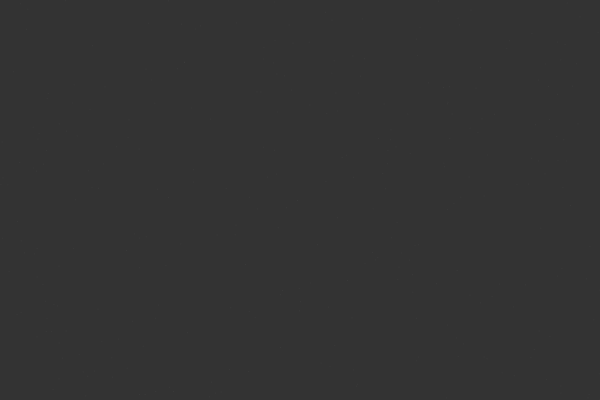
Frame 1 (no input)
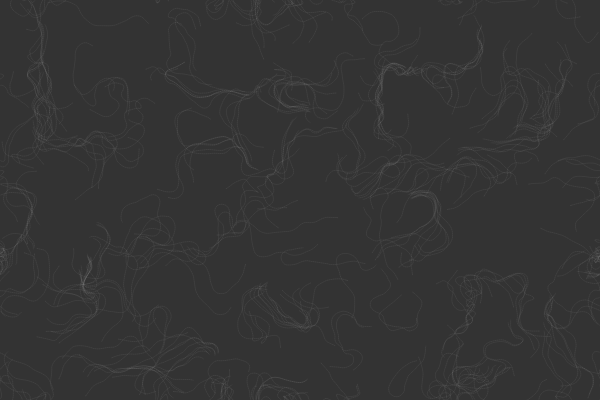
Frame 60 (no input)
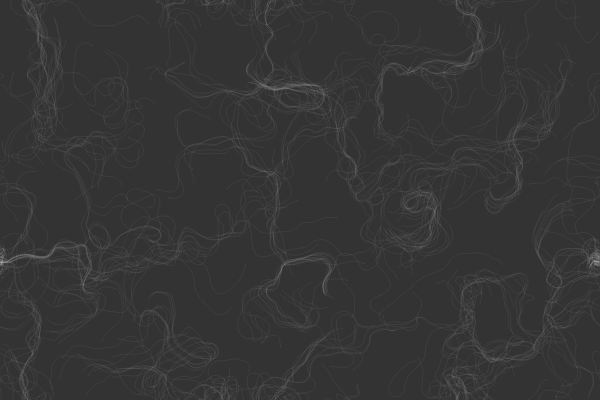
Frame 120 (the mouse pressed at the canvas centre since frame 60)

The p5.js sketch that drew these frames (run headless with seeded random() and noise() and a simulated clock; from frame 60 on, the mouse is pressed at the canvas centre):

// p5.js sketch
// ── sketch.js
let inc =0.1;
let scl =10;
let rows,cols;
let zoff=0;
let particles=[];
let flowfield;
class particle{
  constructor(){
    this.pos = createVector(random(width),random(height));
    this.vel = createVector(0,0);
    this.acc = createVector(0,0);
    this.maxspeed= 2;
    this.prevpos = this.pos.copy();
  }
  update(){
    this.pos.add(this.vel);
    this.vel.add(this.acc);
    this.vel.limit(this.maxspeed);
    this.acc.mult(0);
  }
  follow(vectors){
    let x = floor(this.pos.x/scl);
    let y = floor(this.pos.y/scl);
    let index = x+y*cols;
    var force = vectors[index];
    this.applyforce(force);
  }
  applyforce(force){
    this.acc.add(force);
  }
  show(){
    stroke(255,10);
    strokeWeight(1);
    line(this.pos.x,this.pos.y,this.prevpos.x,this.prevpos.y);
    //point(this.pos.x,this.pos.y);
    this.updatePrev();
  }
  updatePrev(){
    this.prevpos.x=this.pos.x;
    this.prevpos.y =this.pos.y;
  }
  edges() {
    if (this.pos.x > width) {
      this.pos.x = 0;
      this.updatePrev();
    }
    if (this.pos.x < 0) {
      this.pos.x = width;
      this.updatePrev();
    }
    if (this.pos.y > height) {
      this.pos.y = 0;
      this.updatePrev();
    }
    if (this.pos.y < 0) {
      this.pos.y = height;
      this.updatePrev();
    }

  }
}
function setup() {
  createCanvas(600,400);
  rows = floor(height/scl);
  cols = floor(width/scl);
  flowfield = new Array(rows*cols);
  for(var i=0;i<300;i++){
    particles.push(new particle());
  }
   background(51);
}

function draw() {
  let yoff = 0;
  for(var y=0;y<rows;y++){
    let xoff =0;
   for(var x=0 ;x<cols;x++){
     let index = (x+y*cols);
     let angle = noise(xoff,yoff,zoff)*TWO_PI*4;
     var v = p5.Vector.fromAngle(angle);
     v.setMag(0.8);
     flowfield[index]=v;
     xoff += inc;
     /* stroke(0);
     push();
     translate(x*scl,y*scl);
     rotate(v.heading());
     strokeWeight(1);
     line(0,0,scl,0);
     pop(); */
   }
    yoff += inc;
    zoff += 0.0003;
  }
  
  for(var i=0;i<300;i++){
    particles[i].follow(flowfield);
    particles[i].update();
    particles[i].show();
    particles[i].edges();
  }
  

  
  
}
